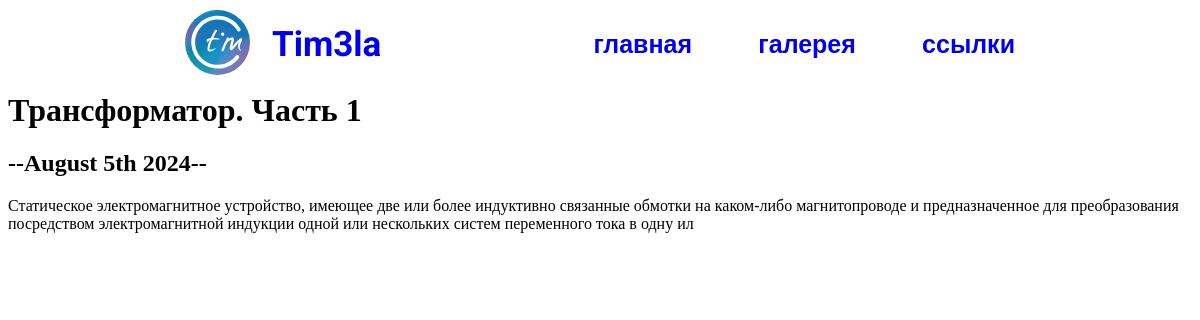
Page /blog/1/ on the committed database.
### blog/models.py (models this page shows, shortened)
class Article(models.Model):
    url = models.URLField(blank=True)
    title = models.CharField(max_length=100)
    date = models.DateField()
    text = models.CharField(max_length=250)

### blog/views.py (the view)
# urls.py: path('<int:article_id>/', views.article, name='article')
def article(request, article_id):
    article = get_object_or_404(Article, pk=article_id)
    return render(request, 'blog/article.html', {'article':article})

### blog/templates/blog/article.html
{% extends 'portfolio/base_2.html' %}
{% block content %}
    <h1>{{ article.title }}</h1>
    <h2>--{{ article.date|date:'F jS Y' }}--</h2>
    {{ article.text }}
{% endblock %}

### rows in the picture
Article: title "Трансформатор. Часть 1", date "August 5th 2024", text "Статическое электромагнитное устройство, имеющее две или более индуктивно связанные обмотки на каком-либо магнитопроводе и предназначенное для преобразования посредством электромагнитной индукции одной или нескольких систем переменного тока в одну ил"
